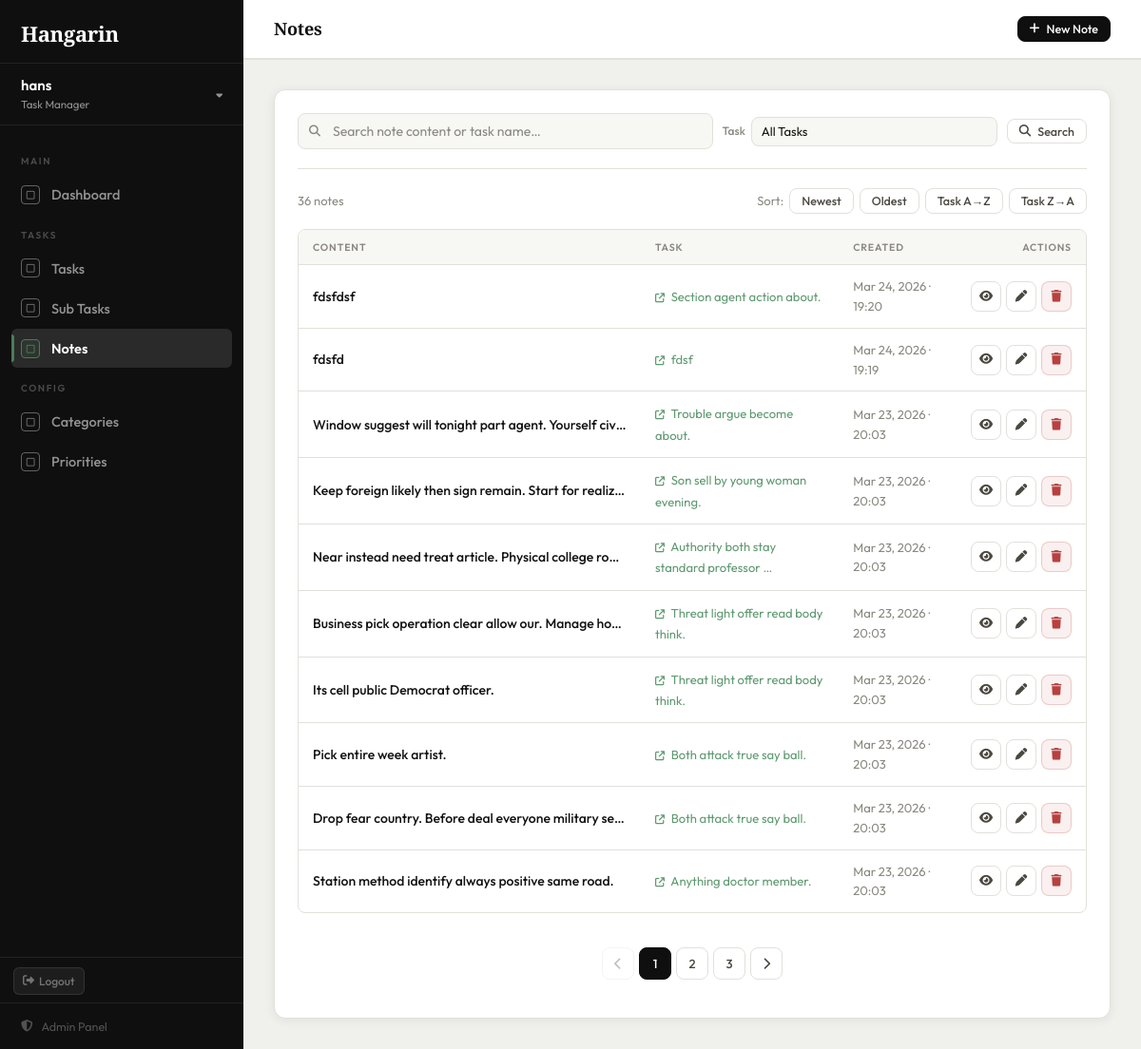
/notes/ (signed in), run on an earlier commit of the app's database.
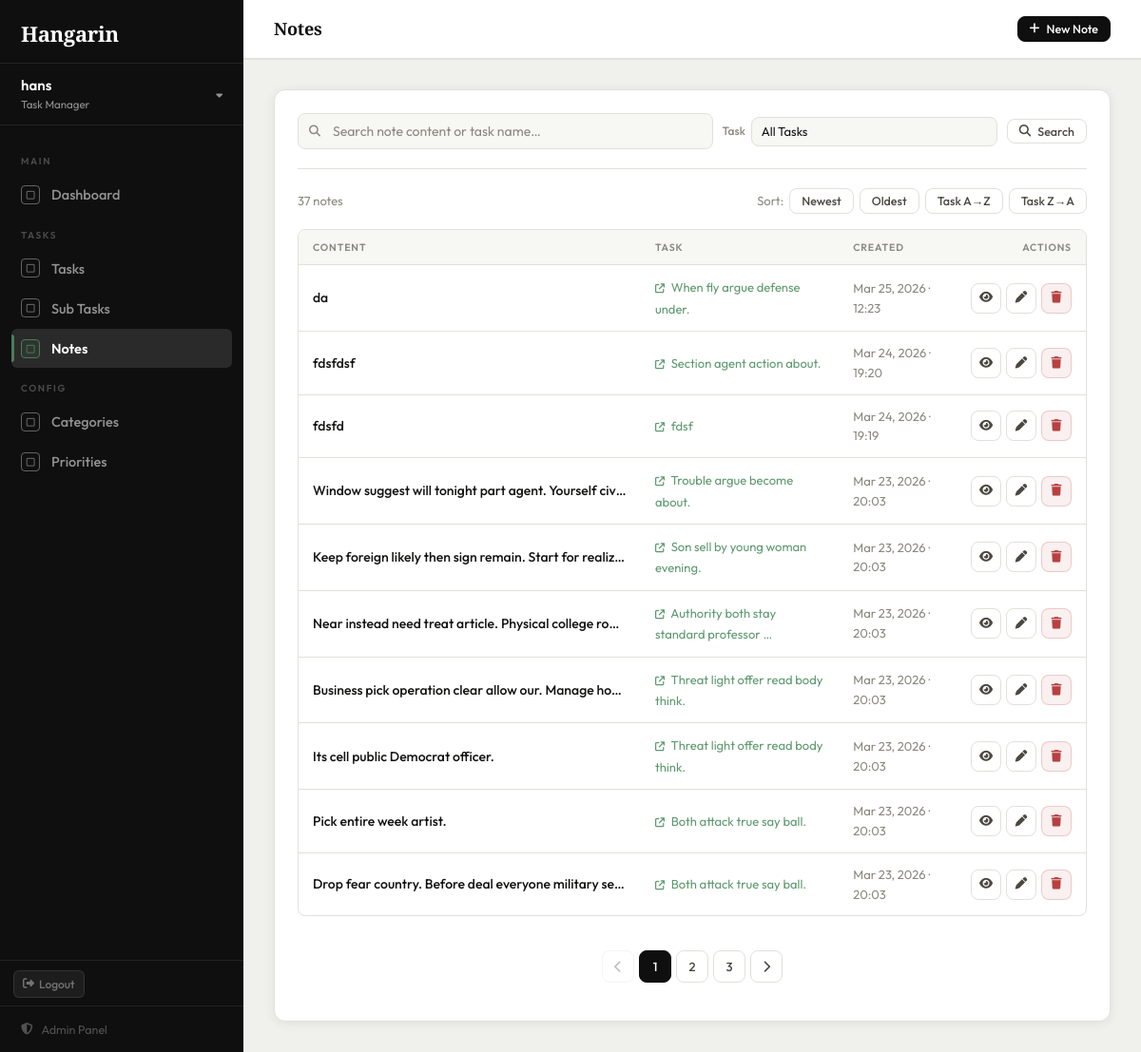
And on a later commit of the database.
### tasks/models.py (models this page shows, shortened)
class BaseModel(models.Model):
    created_at = models.DateTimeField(auto_now_add=True)
    updated_at = models.DateTimeField(auto_now=True)
    class Meta:
        abstract = True

class Note(BaseModel):
    task = models.ForeignKey(Task, on_delete=models.CASCADE, related_name='notes')
    content = models.TextField()
    class Meta:
        verbose_name = "Note"
        verbose_name_plural = "Notes"

class Task(BaseModel):
    STATUS_CHOICES = [
        ("Pending", "Pending"),
        ("In Progress", "In Progress"),
        ("Completed", "Completed"),
    ]
    title = models.CharField(max_length=255)
    description = models.TextField(blank=True, null=True)
    deadline = models.DateTimeField(blank=True, null=True)
    status = models.CharField(
        max_length=50,
        choices=STATUS_CHOICES,
        default="Pending"
    )
    category = models.ForeignKey(
        Category, on_delete=models.SET_NULL, null=True, blank=True
    )
    priority = models.ForeignKey(
        Priority, on_delete=models.SET_NULL, null=True, blank=True
    )
    class Meta:
        verbose_name = "Task"
        verbose_name_plural = "Tasks"

### tasks/views.py (the view)
# urls.py: path('notes/',                         views.note_list,   name='note_list'),
@login_required
def note_list(request):
    notes = Note.objects.select_related('task').all()
    query = request.GET.get('q', '')
    if query:
        notes = notes.filter(
            Q(content__icontains=query) |
            Q(task__title__icontains=query)
        )
    task_filter = request.GET.get('task', '')
    if task_filter:
        notes = notes.filter(task_id=task_filter)
    sort_by = request.GET.get('sort', '-created_at')
    valid_sorts = ['created_at', '-created_at', 'task__title', '-task__title']
    notes = notes.order_by(sort_by if sort_by in valid_sorts else '-created_at')
    page_obj = Paginator(notes, 10).get_page(request.GET.get('page'))
    return render(request, 'tasks/note_list.html', {
        'page_obj': page_obj,
        'query': query,
        'task_filter': task_filter,
        'sort_by': sort_by,
        'tasks': Task.objects.order_by('title'),
        'page_title': 'Notes',
    })

### tasks/templates/tasks/note_list.html (shortened to what the changed rows need)
{% extends "tasks/base.html" %}
{% block content %}
<div class="card">
    <div style="display:flex; align-items:center; justify-content:space-between; margin-bottom:16px; font-size:13px; color:var(--text-muted);">
        <span>{{ page_obj.paginator.count }} note{% if page_obj.paginator.count != 1 %}s{% endif %}</span>
        {% with base="?q="|add:query|add:"&task="|add:task_filter %}
        <div style="display:flex; align-items:center; gap:6px;">
            <span>Sort:</span>
            <a href="{{ base }}&sort=-created_at"  class="btn btn-secondary btn-sm {% if sort_by == '-created_at' %}active{% endif %}">Newest</a>
            <a href="{{ base }}&sort=created_at"   class="btn btn-secondary btn-sm {% if sort_by == 'created_at' %}active{% endif %}">Oldest</a>
            <a href="{{ base }}&sort=task__title"  class="btn btn-secondary btn-sm {% if sort_by == 'task__title' %}active{% endif %}">Task A→Z</a>
            <a href="{{ base }}&sort=-task__title" class="btn btn-secondary btn-sm {% if sort_by == '-task__title' %}active{% endif %}">Task Z→A</a>
        </div>
        {% endwith %}
    </div>
    {% if page_obj.object_list %}
    <div class="table-wrap">
        <table>
            <thead>
                <tr>
                    <th>Content</th>
                    <th>Task</th>
                    <th>Created</th>
                    <th style="text-align:right;">Actions</th>
                </tr>
            </thead>
            <tbody>
                {% for note in page_obj %}
                <tr>
                    <td style="max-width:360px;">
                        <span class="task-title-cell"
                              style="display:block; white-space:nowrap; overflow:hidden; text-overflow:ellipsis; max-width:340px;">
                            {{ note.content|truncatechars:80 }}
                        </span>
                    </td>
                    <td>
                        <a href="{% url 'task_detail' note.task.pk %}"
                           style="color:var(--accent-light); text-decoration:none; font-size:13px;">
                            <i class="fa-solid fa-arrow-up-right-from-square" style="font-size:10px; margin-right:4px;"></i>
                            {{ note.task.title|truncatechars:40 }}
                        </a>
                    </td>
                    <td style="color:var(--text-muted); font-size:13px;">
                        {{ note.created_at|date:"M d, Y · H:i" }}
                    </td>
                    <td>
                        <div style="display:flex; gap:5px; justify-content:flex-end;">
                            <a href="{% url 'task_detail' note.task.pk %}"
                               class="btn btn-secondary btn-icon btn-sm" title="View Task">
                                <i class="fa-solid fa-eye"></i>
                            </a>
                            <a href="{% url 'note_edit' note.pk %}"
                               class="btn btn-secondary btn-icon btn-sm" title="Edit">
                                <i class="fa-solid fa-pen"></i>
                            </a>
                            <form method="POST" action="{% url 'note_delete' note.pk %}" style="margin:0;">
                                <button type="submit" class="btn btn-danger btn-icon btn-sm"
                                        title="Delete" onclick="return confirm('Delete this note?')">
                                    <i class="fa-solid fa-trash"></i>
                                </button>
                            </form>
                        </div>
                    </td>
                </tr>
                {% endfor %}
            </tbody>
        </table>
    </div>
    {% if page_obj.has_other_pages %}
    <div class="pagination" style="padding:16px 0;">
        {% with base="?q="|add:query|add:"&task="|add:task_filter|add:"&sort="|add:sort_by %}
        {% if page_obj.has_previous %}
            <a href="{{ base }}&page={{ page_obj.previous_page_number }}" class="page-btn"><i class="fa-solid fa-chevron-left"></i></a>
        {% else %}
            <span class="page-btn disabled"><i class="fa-solid fa-chevron-left"></i></span>
        {% endif %}
        {% for num in page_obj.paginator.page_range %}
            {% if page_obj.number == num %}
                <span class="page-btn active">{{ num }}</span>
            {% elif num > page_obj.number|add:'-3' and num < page_obj.number|add:'3' %}
                <a href="{{ base }}&page={{ num }}" class="page-btn">{{ num }}</a>
            {% endif %}
        {% endfor %}
        {% if page_obj.has_next %}
            <a href="{{ base }}&page={{ page_obj.next_page_number }}" class="page-btn"><i class="fa-solid fa-chevron-right"></i></a>
        {% else %}
            <span class="page-btn disabled"><i class="fa-solid fa-chevron-right"></i></span>
        {% endif %}
        {% endwith %}
    </div>
    {% endif %}
    {% endif %}
</div>
{% endblock %}

What changed in the data, as far as the page shows it:
no longer on this page (row unchanged): Note: content "Station method identify always positive same road.", task "Anything doctor member.", created_at "Mar 23, 2026 · 20:03"
added Note: content "da", task "When fly argue defense under.", created_at "Mar 25, 2026 · 12:23"
Also different on the page:
{{ page_obj.paginator.count }}: "36" → "37"
